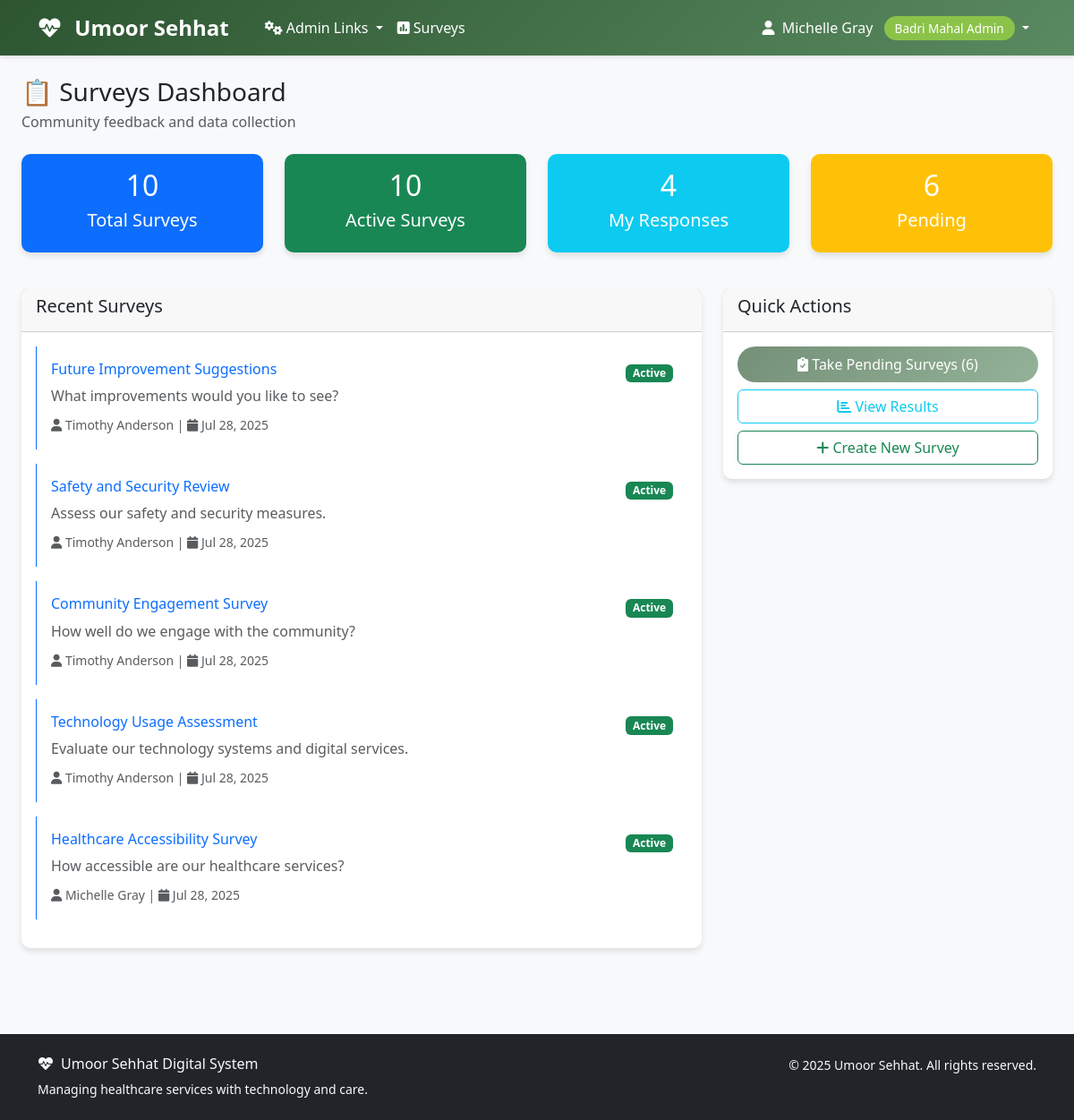
The page /surveys/ (signed in) on the database its author committed.
### accounts/models.py (models this page shows, shortened)
class User(AbstractUser):
    ROLE_CHOICES = [
        ('aamil', 'Aamil'),
        ('moze_coordinator', 'Moze Coordinator'),
        ('doctor', 'Doctor'),
        ('student', 'Student'),
        ('badri_mahal_admin', 'Badri Mahal Admin'),
    ]
    role = models.CharField(max_length=20, choices=ROLE_CHOICES, default='student')
    its_id = models.CharField(
        max_length=8,
        unique=True,
        null=True,
        blank=True,
        validators=[RegexValidator(
            regex=r'^\d{8}$',
            message='ITS ID must be exactly 8 digits',
            code='invalid_its_id'
        )],
        help_text='8-digit ITS ID'
    )
    phone_number = models.CharField(max_length=15, blank=True, null=True)
    profile_photo = models.URLField(blank=True, null=True)
    arabic_name = models.CharField(max_length=100, blank=True, null=True)
    age = models.PositiveIntegerField(blank=True, null=True)
    verified_certificate = models.FileField(upload_to='certificates/', blank=True, null=True)
    specialty = models.CharField(max_length=100, blank=True, null=True)
    college = models.CharField(max_length=100, blank=True, null=True)  # For students
    specialization = models.CharField(max_length=100, blank=True, null=True)  # For students
    created_at = models.DateTimeField(auto_now_add=True)
    updated_at = models.DateTimeField(auto_now=True)
    def get_full_name(self):
        if self.arabic_name:
            return self.arabic_name
        return super().get_full_name() or self.username
    @property
    def is_aamil(self):
        return self.role == 'aamil'
    @property
    def is_moze_coordinator(self):
        return self.role == 'moze_coordinator'
    @property
    def is_doctor(self):
        return self.role == 'doctor'
    @property
    def is_student(self):
        return self.role == 'student'
    @property
    def is_admin(self):
        return self.role == 'badri_mahal_admin' or self.is_superuser
    class Meta:
        verbose_name = 'User'
        verbose_name_plural = 'Users'
        ordering = ['first_name', 'last_name']

### surveys/models.py (models this page shows, shortened)
class Survey(models.Model):
    title = models.CharField(max_length=200)
    description = models.TextField(blank=True, null=True)
    TARGET_ROLE_CHOICES = [
        ('all', 'All Users'),
        ('aamil', 'Aamils'),
        ('moze_coordinator', 'Moze Coordinators'),
        ('doctor', 'Doctors'),
        ('student', 'Students'),
        ('badri_mahal_admin', 'Badri Mahal Admins'),
    ]
    target_role = models.CharField(max_length=20, choices=TARGET_ROLE_CHOICES, default='all')
    questions = models.JSONField(
        default=list,
        help_text='List of questions in JSON format'
    )
    created_by = models.ForeignKey(settings.AUTH_USER_MODEL, on_delete=models.CASCADE, related_name='created_surveys')
    is_active = models.BooleanField(default=True)
    is_anonymous = models.BooleanField(default=False)
    allow_multiple_responses = models.BooleanField(default=False)
    show_results = models.BooleanField(default=False, help_text='Show results to respondents')
    start_date = models.DateTimeField(blank=True, null=True)
    end_date = models.DateTimeField(blank=True, null=True)
    created_at = models.DateTimeField(auto_now_add=True)
    updated_at = models.DateTimeField(auto_now=True)
    class Meta:
        ordering = ['-created_at']
        verbose_name = 'Survey'
        verbose_name_plural = 'Surveys'

### surveys/views.py (the view, shortened to what this page needs)
# urls.py: path('', views.survey_dashboard, name='dashboard'),
@login_required
def survey_dashboard(request):
    user = request.user
    if user.role == "admin":
        surveys = Survey.objects.all()
    elif user.role == "aamil" or user.role == "moze_coordinator":
        surveys = Survey.objects.filter(
            Q(created_by=user) |
            Q(target_role=user.role) |
            Q(target_role="all")
        )
    else:
        surveys = Survey.objects.filter(
            Q(target_role=user.role) |
            Q(target_role="all"),
            is_active=True
        )
    total_surveys = surveys.count()
    active_surveys = surveys.filter(is_active=True).count()
    my_responses = SurveyResponse.objects.filter(respondent=user).count()
    pending_surveys = surveys.filter(
        is_active=True
    ).filter(
        Q(end_date__isnull=True) | Q(end_date__gte=timezone.now())
    ).exclude(
        id__in=SurveyResponse.objects.filter(respondent=user).values('survey_id')
    ).count()
    recent_surveys = surveys.filter(is_active=True).order_by('-created_at')[:5]
    analytics_data = {}
    context = {
        'total_surveys': total_surveys,
        'active_surveys': active_surveys,
        'my_responses': my_responses,
        'pending_surveys': pending_surveys,
        'recent_surveys': recent_surveys,
        'analytics_data': analytics_data,
        'user_role': user.get_role_display(),
    }
    return render(request, 'surveys/dashboard.html', context)

### templates/surveys/dashboard.html (shortened to what this page needs)
{% extends 'base.html' %}
{% block content %}
<div class="container-fluid">
    <div class="row mb-4">
        <div class="col-12">
            <h1 class="h3 mb-1">📋 Surveys Dashboard</h1>
            <p class="text-muted mb-0">Community feedback and data collection</p>
        </div>
    </div>
    <div class="row mb-4">
        <div class="col-lg-3 col-md-6 mb-3">
            <div class="card bg-primary text-white">
                <div class="card-body text-center">
                    <h2>{{ total_surveys|default:0 }}</h2>
                    <h5>Total Surveys</h5>
                </div>
            </div>
        </div>
        <div class="col-lg-3 col-md-6 mb-3">
            <div class="card bg-success text-white">
                <div class="card-body text-center">
                    <h2>{{ active_surveys|default:0 }}</h2>
                    <h5>Active Surveys</h5>
                </div>
            </div>
        </div>
        <div class="col-lg-3 col-md-6 mb-3">
            <div class="card bg-info text-white">
                <div class="card-body text-center">
                    <h2>{{ my_responses|default:0 }}</h2>
                    <h5>My Responses</h5>
                </div>
            </div>
        </div>
        <div class="col-lg-3 col-md-6 mb-3">
            <div class="card bg-warning text-white">
                <div class="card-body text-center">
                    <h2>{{ pending_surveys|default:0 }}</h2>
                    <h5>Pending</h5>
                </div>
            </div>
        </div>
    </div>
    <div class="row">
        <div class="col-lg-8 mb-4">
            <div class="card">
                <div class="card-header">
                    <h5>Recent Surveys</h5>
                </div>
                <div class="card-body">
                    {% if recent_surveys %}
                        {% for survey in recent_surveys %}
                        <div class="mb-3 p-3 border-start border-primary">
                            <div class="d-flex justify-content-between align-items-start">
                                <div>
                                    <h6><a href="{% url 'surveys:detail' survey.pk %}" class="text-decoration-none">{{ survey.title }}</a></h6>
                                    <p class="text-muted mb-2">{{ survey.description|truncatewords:15 }}</p>
                                    <small class="text-muted">
                                        <i class="fas fa-user"></i> {{ survey.created_by.get_full_name }} |
                                        <i class="fas fa-calendar"></i> {{ survey.created_at|date:"M d, Y" }}
                                    </small>
                                </div>
                                <div>
                                    {% if survey.is_active %}
                                        <span class="badge bg-success">Active</span>
                                    {% else %}
                                        <span class="badge bg-secondary">Inactive</span>
                                    {% endif %}
                                </div>
                            </div>
                        </div>
                        {% endfor %}
                    {% else %}
                        <div class="text-center py-5">
                            <i class="fas fa-poll fa-4x text-muted mb-3"></i>
                            <h5 class="text-muted">No surveys available</h5>
                        </div>
                    {% endif %}
                </div>
            </div>
        </div>
        <div class="col-lg-4">
            <div class="card mb-4">
                <div class="card-header">
                    <h5>Quick Actions</h5>
                </div>
                <div class="card-body">
                    <div class="d-grid gap-2">
                        {% if pending_surveys > 0 %}
                            <a href="#" class="btn btn-primary disabled">
                                <i class="fas fa-clipboard-check"></i> Take Pending Surveys ({{ pending_surveys }})
                            </a>
                        {% endif %}
                        <a href="{% url 'surveys:list' %}" class="btn btn-outline-info">
                            <i class="fas fa-chart-bar"></i> View Results
                        </a>
                        {% if user.is_admin or user.is_aamil or user.is_moze_coordinator %}
                            <a href="{% url 'surveys:create' %}" class="btn btn-outline-success">
                                <i class="fas fa-plus"></i> Create New Survey
                            </a>
                        {% endif %}
                    </div>
                </div>
            </div>
        </div>
    </div>
</div>
{% endblock %}

### templates/base.html (shortened to what this page needs)
<!DOCTYPE html>
<html lang="en">
<head>
    <link href="https://cdn.jsdelivr.net/npm/bootstrap@5.3.0/dist/css/bootstrap.min.css" rel="stylesheet">
    <link href="https://cdnjs.cloudflare.com/ajax/libs/font-awesome/6.0.0/css/all.min.css" rel="stylesheet">
</head>
<body>
    <nav class="navbar navbar-expand-lg navbar-custom">
        <div class="container">
            <a class="navbar-brand text-white" href="{% url 'dashboard' %}">
                <i class="fas fa-heartbeat me-2"></i>
                Umoor Sehhat
            </a>
            <div class="collapse navbar-collapse" id="navbarNav">
                {% if user.is_authenticated %}
                    <ul class="navbar-nav me-auto">
                        {% if user.is_admin %}
                            <li class="nav-item dropdown">
                                <a class="nav-link dropdown-toggle" href="#" id="adminDropdown" role="button" data-bs-toggle="dropdown" aria-expanded="false">
                                    <i class="fas fa-cogs me-1"></i>Admin Links
                                </a>
                            </li>
                        {% endif %}
                        <li class="nav-item">
                            <a class="nav-link" href="{% url 'surveys:list' %}" class="text-decoration-none">
                                <i class="fas fa-poll me-1"></i>Surveys
                            </a>
                        </li>
                    </ul>
                    <ul class="navbar-nav">
                        <li class="nav-item dropdown">
                            <a class="nav-link dropdown-toggle" href="#" id="navbarDropdown" role="button" data-bs-toggle="dropdown">
                                <i class="fas fa-user me-1"></i>
                                {{ user.get_full_name|default:user.username }}
                                <span class="role-badge ms-2">{{ user.get_role_display }}</span>
                            </a>
                        </li>
                    </ul>
                {% endif %}
            </div>
        </div>
    </nav>
    <main class="container-fluid py-4">
        {% block content %}{% endblock %}
    </main>
    <footer class="bg-dark text-light py-4 mt-5">
        <div class="container">
            <div class="row">
                <div class="col-md-6">
                    <h6><i class="fas fa-heartbeat me-2"></i>Umoor Sehhat Digital System</h6>
                    <p class="small mb-0">Managing healthcare services with technology and care.</p>
                </div>
                <div class="col-md-6 text-md-end">
                    <p class="small mb-0">
                        &copy; {% now "Y" %} Umoor Sehhat. All rights reserved.
                    </p>
                </div>
            </div>
        </div>
    </footer>
</body>
</html>

### templates/base.html (style rules this page uses)
:root { --primary-color: #2c5530; --secondary-color: #5a8a61; --accent-color: #8bc34a; --text-dark: #2d3436; --bg-light: #f8f9fa; }
body { font-family: 'Segoe UI', Tahoma, Geneva, Verdana, sans-serif; background-color: var(--bg-light); }
.navbar-brand { font-weight: bold; color: white !important; font-size: 1.5rem; margin-right: 2rem; }
.navbar-custom { background: linear-gradient(135deg, var(--primary-color), var(--secondary-color)); box-shadow: 0 2px 4px rgba(0,0,0,.1); }
.navbar-custom .navbar-nav .nav-link { color: white !important; font-weight: 500; transition: all 0.3s ease; }
.card { border: none; border-radius: 10px; box-shadow: 0 4px 6px rgba(0,0,0,.1); transition: transform 0.3s ease; }
.btn-primary { background: linear-gradient(135deg, var(--primary-color), var(--secondary-color)); border: none; border-radius: 25px; padding: 8px 24px; font-weight: 500; transition: all 0.3s ease; }
.role-badge { background: var(--accent-color); color: white; padding: 4px 12px; border-radius: 20px; font-size: 0.85rem; font-weight: 500; }

### rows shown on the page
User: get_full_name "Michelle Gray", role "Badri Mahal Admin"
Survey: title "Future Improvement Suggestions", description "What improvements would you like to see?", created_by.get_full_name "Timothy Anderson", created_at "Jul 28, 2025", is_active "Active"
Survey: title "Safety and Security Review", description "Assess our safety and security measures.", created_by.get_full_name "Timothy Anderson", created_at "Jul 28, 2025", is_active "Active"
Survey: title "Community Engagement Survey", description "How well do we engage with the community?", created_by.get_full_name "Timothy Anderson", created_at "Jul 28, 2025", is_active "Active"
Survey: title "Technology Usage Assessment", description "Evaluate our technology systems and digital services.", created_by.get_full_name "Timothy Anderson", created_at "Jul 28, 2025", is_active "Active"
Survey: title "Healthcare Accessibility Survey", description "How accessible are our healthcare services?", created_by.get_full_name "Michelle Gray", created_at "Jul 28, 2025", is_active "Active"

### other values the page prints
{{ total_surveys|default:0 }} "10"
{{ active_surveys|default:0 }} "10"
{{ my_responses|default:0 }} "4"
{{ pending_surveys|default:0 }} "6"
{{ pending_surveys }} "6"
